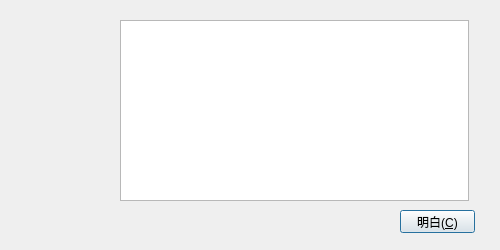
<?xml version="1.0" encoding="UTF-8"?>
<ui version="4.0">
 <class>airLifeDialog::AirLifeErrorDialog</class>
 <widget class="QDialog" name="airLifeDialog::AirLifeErrorDialog">
  <property name="geometry">
   <rect>
    <x>0</x>
    <y>0</y>
    <width>500</width>
    <height>250</height>
   </rect>
  </property>
  <property name="minimumSize">
   <size>
    <width>500</width>
    <height>250</height>
   </size>
  </property>
  <property name="maximumSize">
   <size>
    <width>500</width>
    <height>250</height>
   </size>
  </property>
  <property name="windowTitle">
   <string>错误</string>
  </property>
  <property name="windowIcon">
   <iconset resource="../../../resource/resource.qrc">
    <normaloff>:/Logo/airLifeLogo.ico</normaloff>:/Logo/airLifeLogo.ico</iconset>
  </property>
  <widget class="QLabel" name="airLifeImageLabel">
   <property name="geometry">
    <rect>
     <x>20</x>
     <y>50</y>
     <width>71</width>
     <height>71</height>
    </rect>
   </property>
   <property name="text">
    <string/>
   </property>
   <property name="pixmap">
    <pixmap resource="../../../resource/resource.qrc">:/Appimg/SymbolsError.png</pixmap>
   </property>
   <property name="scaledContents">
    <bool>true</bool>
   </property>
  </widget>
  <widget class="QTextBrowser" name="airLifeErrorLogOutput">
   <property name="geometry">
    <rect>
     <x>120</x>
     <y>20</y>
     <width>349</width>
     <height>181</height>
    </rect>
   </property>
  </widget>
  <widget class="QPushButton" name="airLifeSurePushButton">
   <property name="geometry">
    <rect>
     <x>400</x>
     <y>210</y>
     <width>75</width>
     <height>23</height>
    </rect>
   </property>
   <property name="text">
    <string>明白(&amp;C)</string>
   </property>
  </widget>
 </widget>
 <resources>
  <include location="../../../resource/resource.qrc"/>
 </resources>
 <connections/>
</ui>
